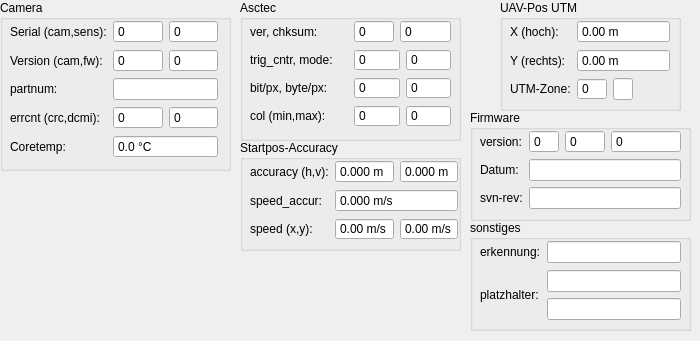
<?xml version="1.0" encoding="UTF-8"?>
<ui version="4.0">
 <class>Form</class>
 <widget class="QWidget" name="Form">
  <property name="geometry">
   <rect>
    <x>0</x>
    <y>0</y>
    <width>700</width>
    <height>341</height>
   </rect>
  </property>
  <property name="windowTitle">
   <string>Form</string>
  </property>
  <widget class="QGroupBox" name="groupBox">
   <property name="geometry">
    <rect>
     <x>500</x>
     <y>0</y>
     <width>181</width>
     <height>111</height>
    </rect>
   </property>
   <property name="title">
    <string>UAV-Pos UTM</string>
   </property>
   <widget class="QWidget" name="gridLayoutWidget">
    <property name="geometry">
     <rect>
      <x>10</x>
      <y>20</y>
      <width>160</width>
      <height>80</height>
     </rect>
    </property>
    <layout class="QGridLayout" name="gridLayout">
     <item row="2" column="0">
      <widget class="QLabel" name="label_5">
       <property name="text">
        <string>UTM-Zone:</string>
       </property>
      </widget>
     </item>
     <item row="1" column="0">
      <widget class="QLabel" name="label_12">
       <property name="text">
        <string>Y (rechts):</string>
       </property>
      </widget>
     </item>
     <item row="0" column="0">
      <widget class="QLabel" name="label_7">
       <property name="text">
        <string>X (hoch):</string>
       </property>
      </widget>
     </item>
     <item row="2" column="1">
      <layout class="QHBoxLayout" name="horizontalLayout_5">
       <item>
        <widget class="QSpinBox" name="ZoneNumber">
         <property name="minimumSize">
          <size>
           <width>30</width>
           <height>0</height>
          </size>
         </property>
         <property name="maximumSize">
          <size>
           <width>50</width>
           <height>16777215</height>
          </size>
         </property>
         <property name="buttonSymbols">
          <enum>QAbstractSpinBox::NoButtons</enum>
         </property>
        </widget>
       </item>
       <item>
        <widget class="QLineEdit" name="ZoneLetter">
         <property name="maximumSize">
          <size>
           <width>20</width>
           <height>16777215</height>
          </size>
         </property>
        </widget>
       </item>
       <item>
        <spacer name="horizontalSpacer">
         <property name="orientation">
          <enum>Qt::Horizontal</enum>
         </property>
         <property name="sizeHint" stdset="0">
          <size>
           <width>40</width>
           <height>20</height>
          </size>
         </property>
        </spacer>
       </item>
      </layout>
     </item>
     <item row="1" column="1">
      <widget class="QDoubleSpinBox" name="Y">
       <property name="buttonSymbols">
        <enum>QAbstractSpinBox::NoButtons</enum>
       </property>
       <property name="suffix">
        <string> m</string>
       </property>
       <property name="minimum">
        <double>-9999.000000000000000</double>
       </property>
       <property name="maximum">
        <double>99999999.000000000000000</double>
       </property>
      </widget>
     </item>
     <item row="0" column="1">
      <widget class="QDoubleSpinBox" name="X">
       <property name="buttonSymbols">
        <enum>QAbstractSpinBox::NoButtons</enum>
       </property>
       <property name="suffix">
        <string> m</string>
       </property>
       <property name="minimum">
        <double>-9999.000000000000000</double>
       </property>
       <property name="maximum">
        <double>99999999.000000000000000</double>
       </property>
      </widget>
     </item>
    </layout>
   </widget>
  </widget>
  <widget class="QGroupBox" name="groupBox_2">
   <property name="geometry">
    <rect>
     <x>240</x>
     <y>140</y>
     <width>221</width>
     <height>111</height>
    </rect>
   </property>
   <property name="title">
    <string>Startpos-Accuracy</string>
   </property>
   <widget class="QWidget" name="gridLayoutWidget_2">
    <property name="geometry">
     <rect>
      <x>10</x>
      <y>20</y>
      <width>208</width>
      <height>80</height>
     </rect>
    </property>
    <layout class="QGridLayout" name="gridLayout_2">
     <item row="0" column="1">
      <layout class="QHBoxLayout" name="horizontalLayout_12">
       <item>
        <widget class="QDoubleSpinBox" name="start_hor_accur">
         <property name="buttonSymbols">
          <enum>QAbstractSpinBox::NoButtons</enum>
         </property>
         <property name="suffix">
          <string> m</string>
         </property>
         <property name="decimals">
          <number>3</number>
         </property>
         <property name="maximum">
          <double>90.000000000000000</double>
         </property>
         <property name="singleStep">
          <double>1.000000000000000</double>
         </property>
        </widget>
       </item>
       <item>
        <widget class="QDoubleSpinBox" name="start_ver_accur">
         <property name="buttonSymbols">
          <enum>QAbstractSpinBox::NoButtons</enum>
         </property>
         <property name="suffix">
          <string> m</string>
         </property>
         <property name="decimals">
          <number>3</number>
         </property>
         <property name="maximum">
          <double>90.000000000000000</double>
         </property>
         <property name="singleStep">
          <double>1.000000000000000</double>
         </property>
        </widget>
       </item>
      </layout>
     </item>
     <item row="0" column="0">
      <widget class="QLabel" name="label_39">
       <property name="text">
        <string>accuracy (h,v):</string>
       </property>
      </widget>
     </item>
     <item row="1" column="0">
      <widget class="QLabel" name="label_41">
       <property name="text">
        <string>speed_accur:</string>
       </property>
      </widget>
     </item>
     <item row="1" column="1">
      <widget class="QDoubleSpinBox" name="start_speed_accur">
       <property name="buttonSymbols">
        <enum>QAbstractSpinBox::NoButtons</enum>
       </property>
       <property name="suffix">
        <string> m/s</string>
       </property>
       <property name="decimals">
        <number>3</number>
       </property>
       <property name="maximum">
        <double>90.000000000000000</double>
       </property>
       <property name="singleStep">
        <double>1.000000000000000</double>
       </property>
      </widget>
     </item>
     <item row="2" column="0">
      <widget class="QLabel" name="label_42">
       <property name="text">
        <string>speed (x,y):</string>
       </property>
      </widget>
     </item>
     <item row="2" column="1">
      <layout class="QHBoxLayout" name="horizontalLayout_13">
       <item>
        <widget class="QDoubleSpinBox" name="start_speed_x">
         <property name="buttonSymbols">
          <enum>QAbstractSpinBox::NoButtons</enum>
         </property>
         <property name="suffix">
          <string> m/s</string>
         </property>
         <property name="maximum">
          <double>360.000000000000000</double>
         </property>
        </widget>
       </item>
       <item>
        <widget class="QDoubleSpinBox" name="start_speed_y">
         <property name="buttonSymbols">
          <enum>QAbstractSpinBox::NoButtons</enum>
         </property>
         <property name="suffix">
          <string> m/s</string>
         </property>
         <property name="maximum">
          <double>360.000000000000000</double>
         </property>
        </widget>
       </item>
      </layout>
     </item>
    </layout>
   </widget>
  </widget>
  <widget class="QGroupBox" name="groupBox_5">
   <property name="geometry">
    <rect>
     <x>470</x>
     <y>110</y>
     <width>221</width>
     <height>111</height>
    </rect>
   </property>
   <property name="title">
    <string>Firmware</string>
   </property>
   <widget class="QWidget" name="gridLayoutWidget_5">
    <property name="geometry">
     <rect>
      <x>10</x>
      <y>20</y>
      <width>201</width>
      <height>81</height>
     </rect>
    </property>
    <layout class="QGridLayout" name="gridLayout_5">
     <item row="0" column="1">
      <layout class="QHBoxLayout" name="horizontalLayout">
       <item>
        <widget class="QSpinBox" name="fw_major">
         <property name="maximumSize">
          <size>
           <width>30</width>
           <height>16777215</height>
          </size>
         </property>
         <property name="buttonSymbols">
          <enum>QAbstractSpinBox::NoButtons</enum>
         </property>
         <property name="maximum">
          <number>99</number>
         </property>
        </widget>
       </item>
       <item>
        <widget class="QSpinBox" name="fw_minor">
         <property name="maximumSize">
          <size>
           <width>40</width>
           <height>16777215</height>
          </size>
         </property>
         <property name="buttonSymbols">
          <enum>QAbstractSpinBox::NoButtons</enum>
         </property>
         <property name="maximum">
          <number>999</number>
         </property>
        </widget>
       </item>
       <item>
        <widget class="QSpinBox" name="fw_buildcount">
         <property name="buttonSymbols">
          <enum>QAbstractSpinBox::NoButtons</enum>
         </property>
         <property name="maximum">
          <number>9999</number>
         </property>
        </widget>
       </item>
      </layout>
     </item>
     <item row="1" column="0">
      <widget class="QLabel" name="label_27">
       <property name="text">
        <string>Datum:</string>
       </property>
      </widget>
     </item>
     <item row="2" column="0">
      <widget class="QLabel" name="label_28">
       <property name="text">
        <string>svn-rev:</string>
       </property>
      </widget>
     </item>
     <item row="2" column="1">
      <widget class="QLineEdit" name="fw_svnrev"/>
     </item>
     <item row="0" column="0">
      <widget class="QLabel" name="label_24">
       <property name="text">
        <string>version:</string>
       </property>
      </widget>
     </item>
     <item row="1" column="1">
      <widget class="QLineEdit" name="fw_timestamp"/>
     </item>
    </layout>
   </widget>
  </widget>
  <widget class="QGroupBox" name="groupBox_6">
   <property name="geometry">
    <rect>
     <x>0</x>
     <y>0</y>
     <width>231</width>
     <height>171</height>
    </rect>
   </property>
   <property name="title">
    <string>Camera</string>
   </property>
   <widget class="QWidget" name="gridLayoutWidget_3">
    <property name="geometry">
     <rect>
      <x>10</x>
      <y>20</y>
      <width>208</width>
      <height>141</height>
     </rect>
    </property>
    <layout class="QGridLayout" name="gridLayout_3">
     <item row="4" column="0">
      <widget class="QLabel" name="label_4">
       <property name="text">
        <string>Coretemp:</string>
       </property>
      </widget>
     </item>
     <item row="4" column="1">
      <widget class="QDoubleSpinBox" name="cam_coretemp">
       <property name="buttonSymbols">
        <enum>QAbstractSpinBox::NoButtons</enum>
       </property>
       <property name="suffix">
        <string> °C</string>
       </property>
       <property name="decimals">
        <number>1</number>
       </property>
       <property name="minimum">
        <double>-273.000000000000000</double>
       </property>
       <property name="maximum">
        <double>5000.000000000000000</double>
       </property>
      </widget>
     </item>
     <item row="3" column="0">
      <widget class="QLabel" name="label_21">
       <property name="text">
        <string>errcnt (crc,dcmi):</string>
       </property>
      </widget>
     </item>
     <item row="2" column="1">
      <widget class="QLineEdit" name="cam_partnum"/>
     </item>
     <item row="2" column="0">
      <widget class="QLabel" name="label_18">
       <property name="text">
        <string>partnum:</string>
       </property>
      </widget>
     </item>
     <item row="1" column="0">
      <widget class="QLabel" name="label_17">
       <property name="text">
        <string>Version (cam,fw):</string>
       </property>
      </widget>
     </item>
     <item row="0" column="0">
      <widget class="QLabel" name="label_15">
       <property name="text">
        <string>Serial (cam,sens):</string>
       </property>
      </widget>
     </item>
     <item row="3" column="1">
      <layout class="QHBoxLayout" name="horizontalLayout_3">
       <item>
        <widget class="QSpinBox" name="cam_crc_err_cnt">
         <property name="buttonSymbols">
          <enum>QAbstractSpinBox::NoButtons</enum>
         </property>
        </widget>
       </item>
       <item>
        <widget class="QSpinBox" name="cam_dcmi_err_cnt">
         <property name="buttonSymbols">
          <enum>QAbstractSpinBox::NoButtons</enum>
         </property>
        </widget>
       </item>
      </layout>
     </item>
     <item row="1" column="1">
      <layout class="QHBoxLayout" name="horizontalLayout_4">
       <item>
        <widget class="QSpinBox" name="cam_version">
         <property name="buttonSymbols">
          <enum>QAbstractSpinBox::NoButtons</enum>
         </property>
         <property name="maximum">
          <number>10000000</number>
         </property>
        </widget>
       </item>
       <item>
        <widget class="QSpinBox" name="cam_fw_version">
         <property name="buttonSymbols">
          <enum>QAbstractSpinBox::NoButtons</enum>
         </property>
         <property name="maximum">
          <number>10000000</number>
         </property>
        </widget>
       </item>
      </layout>
     </item>
     <item row="0" column="1">
      <layout class="QHBoxLayout" name="horizontalLayout_22">
       <item>
        <widget class="QSpinBox" name="cam_serial">
         <property name="buttonSymbols">
          <enum>QAbstractSpinBox::NoButtons</enum>
         </property>
         <property name="maximum">
          <number>10000000</number>
         </property>
        </widget>
       </item>
       <item>
        <widget class="QSpinBox" name="cam_ser_sensor">
         <property name="buttonSymbols">
          <enum>QAbstractSpinBox::NoButtons</enum>
         </property>
         <property name="maximum">
          <number>10000000</number>
         </property>
        </widget>
       </item>
      </layout>
     </item>
    </layout>
   </widget>
  </widget>
  <widget class="QGroupBox" name="groupBox_3">
   <property name="geometry">
    <rect>
     <x>470</x>
     <y>220</y>
     <width>221</width>
     <height>111</height>
    </rect>
   </property>
   <property name="title">
    <string>sonstiges</string>
   </property>
   <widget class="QWidget" name="gridLayoutWidget_12">
    <property name="geometry">
     <rect>
      <x>10</x>
      <y>20</y>
      <width>201</width>
      <height>81</height>
     </rect>
    </property>
    <layout class="QGridLayout" name="gridLayout_12">
     <item row="0" column="0">
      <widget class="QLabel" name="label_69">
       <property name="text">
        <string>erkennung:</string>
       </property>
      </widget>
     </item>
     <item row="0" column="1">
      <widget class="QLineEdit" name="dlr_erkennung"/>
     </item>
     <item row="1" column="0">
      <widget class="QLabel" name="label_44">
       <property name="text">
        <string>platzhalter:</string>
       </property>
      </widget>
     </item>
     <item row="1" column="1">
      <layout class="QVBoxLayout" name="verticalLayout">
       <item>
        <widget class="QLineEdit" name="dlr_platzhalter"/>
       </item>
       <item>
        <widget class="QLineEdit" name="dlr_platzhalter2"/>
       </item>
      </layout>
     </item>
    </layout>
   </widget>
  </widget>
  <widget class="QGroupBox" name="groupBox_4">
   <property name="geometry">
    <rect>
     <x>240</x>
     <y>0</y>
     <width>221</width>
     <height>141</height>
    </rect>
   </property>
   <property name="title">
    <string>Asctec</string>
   </property>
   <widget class="QWidget" name="gridLayoutWidget_6">
    <property name="geometry">
     <rect>
      <x>10</x>
      <y>20</y>
      <width>201</width>
      <height>108</height>
     </rect>
    </property>
    <layout class="QGridLayout" name="gridLayout_6">
     <item row="0" column="0">
      <widget class="QLabel" name="label_32">
       <property name="text">
        <string>ver, chksum:</string>
       </property>
      </widget>
     </item>
     <item row="3" column="0">
      <widget class="QLabel" name="label_33">
       <property name="text">
        <string>bit/px, byte/px:</string>
       </property>
      </widget>
     </item>
     <item row="5" column="0">
      <widget class="QLabel" name="label_35">
       <property name="text">
        <string>col (min,max):</string>
       </property>
      </widget>
     </item>
     <item row="1" column="0">
      <widget class="QLabel" name="label_29">
       <property name="text">
        <string>trig_cntr, mode:</string>
       </property>
      </widget>
     </item>
     <item row="1" column="1">
      <layout class="QHBoxLayout" name="horizontalLayout_20">
       <item>
        <widget class="QSpinBox" name="asc_trigcnt">
         <property name="buttonSymbols">
          <enum>QAbstractSpinBox::NoButtons</enum>
         </property>
         <property name="maximum">
          <number>99999</number>
         </property>
        </widget>
       </item>
       <item>
        <widget class="QSpinBox" name="asc_mode">
         <property name="buttonSymbols">
          <enum>QAbstractSpinBox::NoButtons</enum>
         </property>
         <property name="maximum">
          <number>99</number>
         </property>
        </widget>
       </item>
      </layout>
     </item>
     <item row="0" column="1">
      <layout class="QHBoxLayout" name="horizontalLayout_21">
       <item>
        <widget class="QSpinBox" name="asc_version">
         <property name="buttonSymbols">
          <enum>QAbstractSpinBox::NoButtons</enum>
         </property>
         <property name="maximum">
          <number>999</number>
         </property>
        </widget>
       </item>
       <item>
        <widget class="QSpinBox" name="asc_checksum">
         <property name="buttonSymbols">
          <enum>QAbstractSpinBox::NoButtons</enum>
         </property>
         <property name="maximum">
          <number>999999</number>
         </property>
        </widget>
       </item>
      </layout>
     </item>
     <item row="3" column="1">
      <layout class="QHBoxLayout" name="horizontalLayout_18">
       <item>
        <widget class="QSpinBox" name="asc_bitpix">
         <property name="buttonSymbols">
          <enum>QAbstractSpinBox::NoButtons</enum>
         </property>
         <property name="maximum">
          <number>32</number>
         </property>
        </widget>
       </item>
       <item>
        <widget class="QSpinBox" name="asc_bytepix">
         <property name="buttonSymbols">
          <enum>QAbstractSpinBox::NoButtons</enum>
         </property>
         <property name="maximum">
          <number>4</number>
         </property>
        </widget>
       </item>
      </layout>
     </item>
     <item row="5" column="1">
      <layout class="QHBoxLayout" name="horizontalLayout_19">
       <item>
        <widget class="QSpinBox" name="asc_colmin">
         <property name="buttonSymbols">
          <enum>QAbstractSpinBox::NoButtons</enum>
         </property>
         <property name="maximum">
          <number>99999</number>
         </property>
        </widget>
       </item>
       <item>
        <widget class="QSpinBox" name="asc_colmax">
         <property name="buttonSymbols">
          <enum>QAbstractSpinBox::NoButtons</enum>
         </property>
         <property name="maximum">
          <number>99999</number>
         </property>
        </widget>
       </item>
      </layout>
     </item>
    </layout>
   </widget>
  </widget>
 </widget>
 <resources/>
 <connections/>
</ui>
